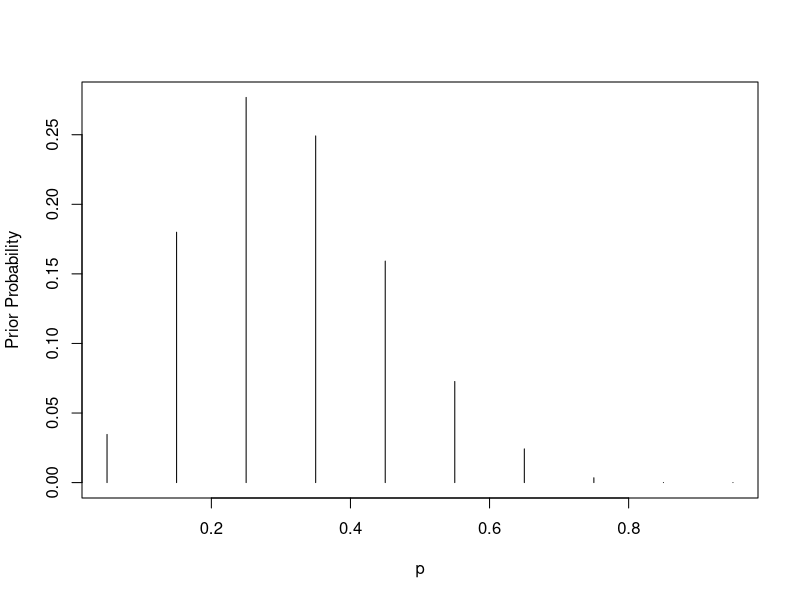
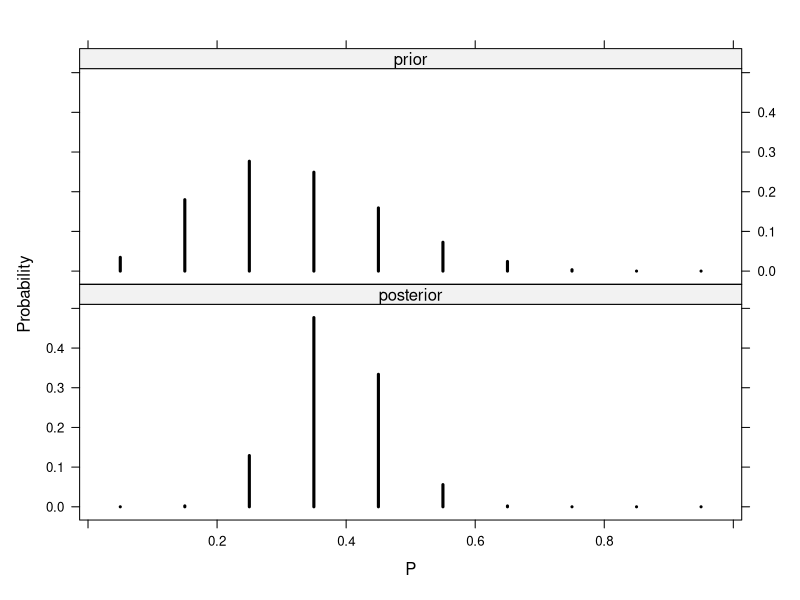
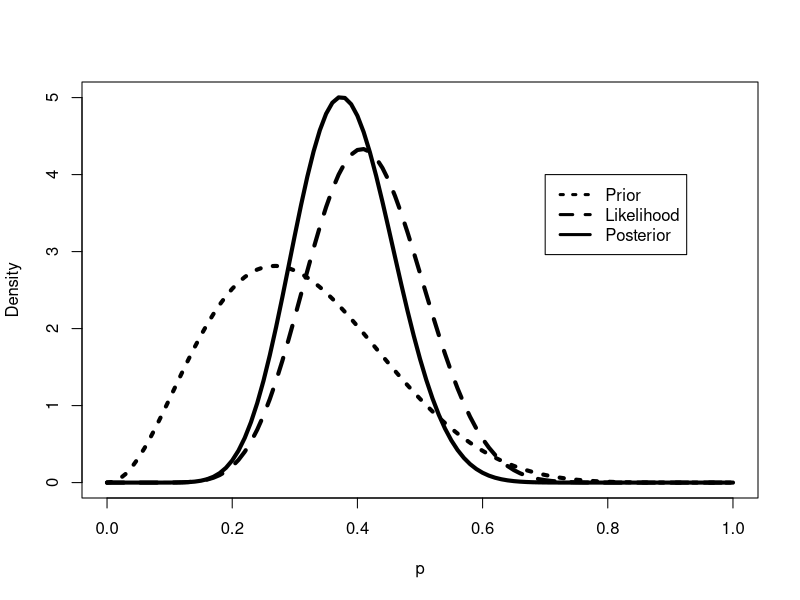
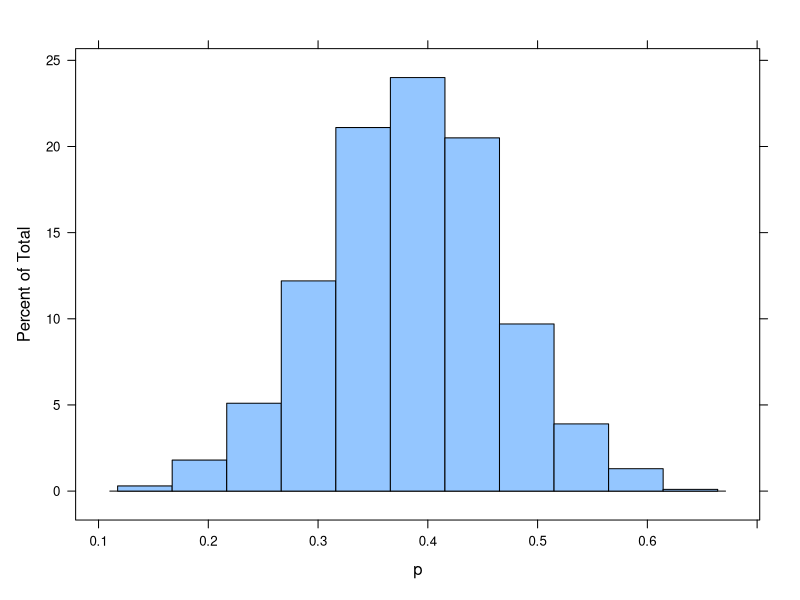
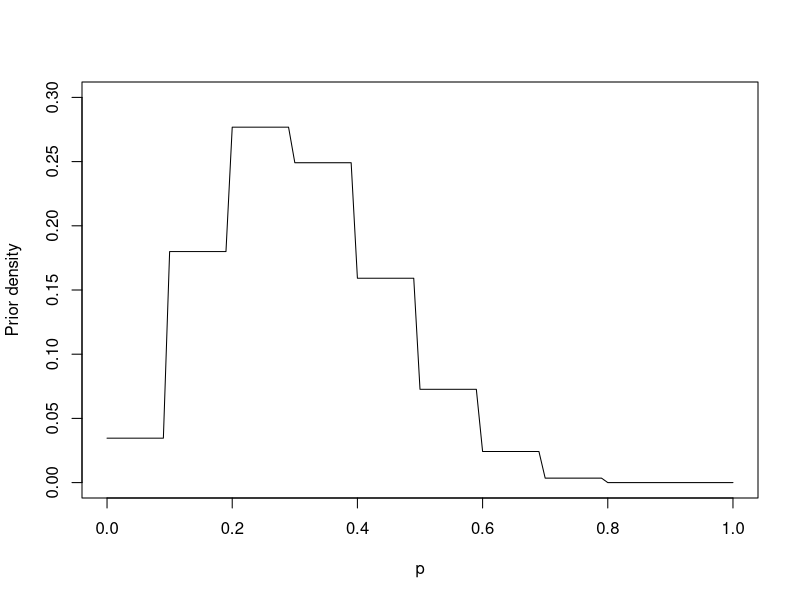
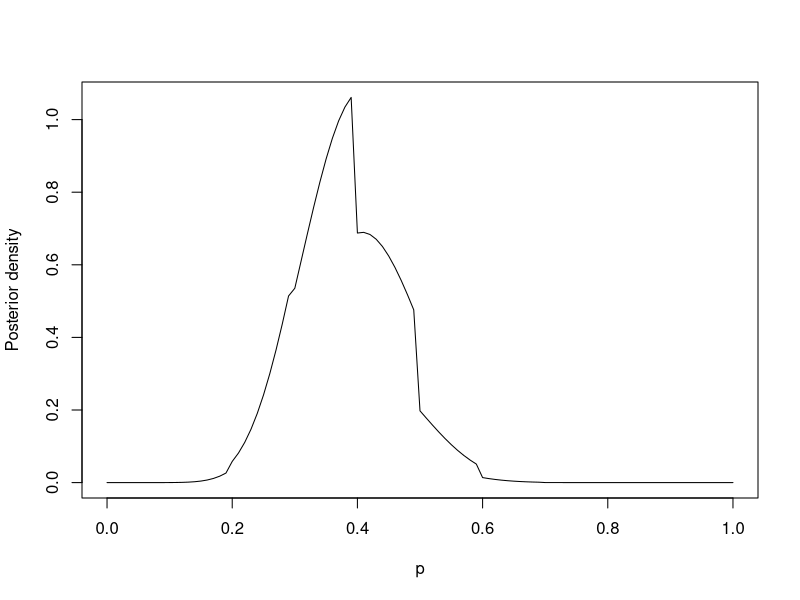

These figures' R source, in order:
# Chapter 2
require(LearnBayes)

defaultChartDim <- 500 # Default size of graphics
dir.create("ch2_img")

# 2.3 Using a Discrete Prior
# subjective belief:
# possible values for p
p <- seq(0.05, 0.95, by = 0.1)
# weights for the possible p values
prior <- c(1, 5.2, 8, 7.2, 4.6, 2.1, 0.7, 0.1, 0, 0)
prior <- prior/sum(prior)
png("ch2_img/discrete_prior.png", width=defaultChartDim, height=defaultChartDim)
plot(p, prior, type = "h", ylab="Prior Probability");
dev.off()

# data from the study (27 students, 11 had 8+ hours of sleep, 16 did not)
data <- c(11,16)
# compute the posterior from the prior, and our data
post <- pdisc(p, prior, data)
print(round(cbind(p, prior, post), 2))

# Make a pretty illustration
png("ch2_img/prior_and_posterior_discrete_distributions.png", width=defaultChartDim, height=defaultChartDim)
library(lattice)
PRIOR <- data.frame("prior",p,prior)
POST <- data.frame("posterior",p,post)
names(PRIOR) <- c("Type","P","Probability")
names(POST) <- c("Type","P","Probability")
data <- rbind(PRIOR,POST)
xyplot(Probability~P|Type,data=data,layout=c(1,2),type="h",lwd=3,col="black")
dev.off()

# 2.4 Using a Beta Prior
# prior belief is that p centered on 0.3, 90% confident p is less than 0.5
# prior distribution has median at 0.3, 90% less than 0.5
quantile2 <- list(p=.9,x=.5) # 90% less than 0.5
quantile1 <- list(p=.5,x=.3) # 50% less than 0.3
# use beta.select to find shape parameters that fit this type of prior knowledge
betas <- beta.select(quantile1,quantile2)
a <- betas[1]
b <- betas[2]
s <- 11 # successes
f <- 16 # failures

#Use dbeta to show densities of the beta distribution for prior, likelihood, and posterior
png("ch2_img/prior_and_posterior_beta_distributions.png", width=defaultChartDim, height=defaultChartDim)
curve(dbeta(x,a+s,b+f), from=0, to=1, xlab="p",ylab="Density",lty=1,lwd=4) #posterior
curve(dbeta(x,s+1,f+1),add=TRUE,lty=2,lwd=4) #likelihood
curve(dbeta(x,a,b),add=TRUE,lty=3,lwd=4) #prior
legend(.7,4,c("Prior", "Likelihood", "Posterior"),lty=c(3,2,1),lwd=c(3,3,3))
dev.off()

# computing the likelihood that the proportion of heavy sleepers is greater than 0.5.
# this is done by using the cdf of the beta distribution with our posterior parameters.
# take the inverse because we want to know the likelihood greater than 0.5.
1-pbeta(0.5, a+s, b+f)
# result is 0.07, so not likely.

# to find a 90% estimate of the proportion of heavy sleepers, look at the 0.05 to 0.95 range.
# qbeta is the quantile function for the beta distribution
qbeta(c(0.05,0.95), a+s, b+f)

# previous work with beta has been exact, now we use a simulation
# produce 1,000 values from the posterior (beta) distribution
ps <- rbeta(1000, a+s, b+f)

png("ch2_img/posterior_beta_distribution_sampling.png", width=defaultChartDim, height=defaultChartDim)
histogram(ps,xlab="p",main="")                                                        
dev.off()

# same as before, estimate likelihood of p being greater than 0.5
sum(ps >= 0.5)/1000

# find range that is 90% likely the actual value for p is within
quantile(ps, c(0.05, 0.95))

# 2.5 Using a Histogram Prior
# here we represent an arbitrary prior with user-provided weights for each of ten subintervals
midpt <- seq(0.05, 0.95, by=0.1)
prior <- c(1, 5.2, 8, 7.2, 4.6, 2.1, 0.7, 0.1, 0, 0)
prior <- prior/sum(prior) # normalize

png("ch2_img/hist_prior_for_p.png", width=defaultChartDim, height=defaultChartDim)
curve(histprior(x,midpt,prior),from=0, to=1, xlab="p",ylab="Prior density",ylim=c(0,.3))
dev.off()

png("ch2_img/hist_posterior_for_p.png", width=defaultChartDim, height=defaultChartDim)
curve(histprior(x,midpt,prior) * dbeta(x,s+1,f+1),from=0, to=1, xlab="p",ylab="Posterior density")
dev.off()
